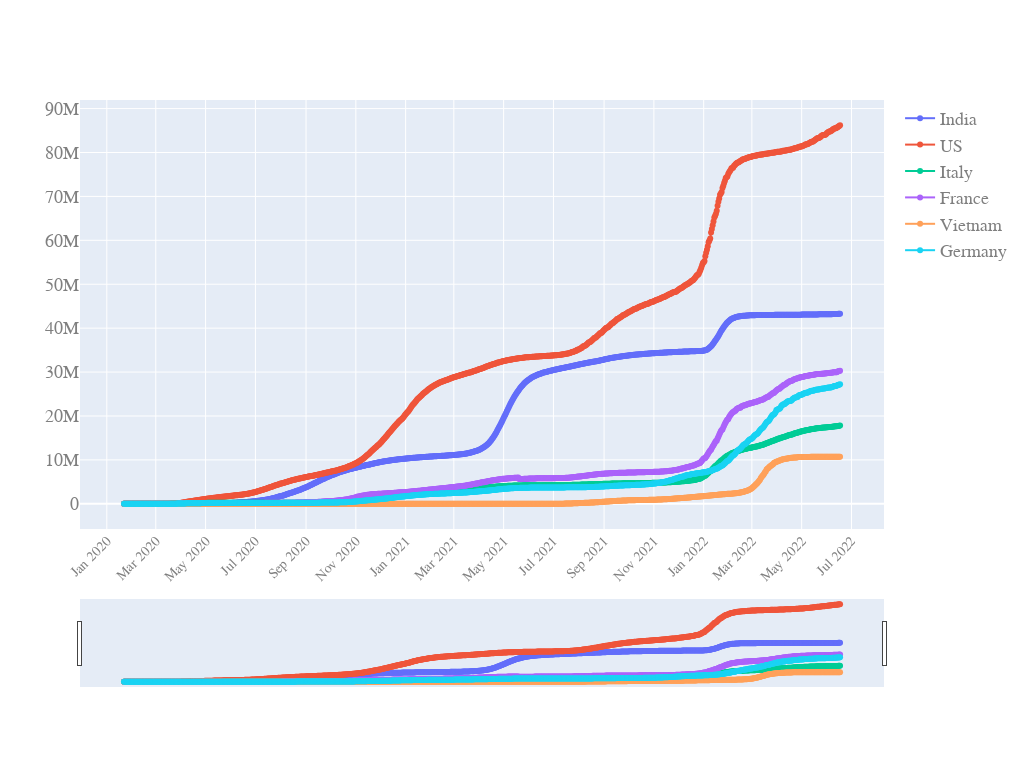

The cell this chart's notebook holds for it:
### Code cell
quick_plot(df_analyse.date, df_analyse.iloc[:,1:], y_scale = 'linear', slider =True)

### Figure 1 — Plotly figure (JSON) as saved in the notebook; plotly's stock layout.template omitted (floating-point values rounded to 4 significant figures; data arrays with more than 128 entries replaced by an {"elided": "..."} marker saying what was removed)
{"data": [{"mode": "markers+lines", "name": "India", "type": "scatter", "x": {"elided": "878 str values"}, "y": {"elided": "878 int values"}}, {"mode": "markers+lines", "name": "US", "type": "scatter", "x": {"elided": "878 str values"}, "y": {"elided": "878 int values"}}, {"mode": "markers+lines", "name": "Italy", "type": "scatter", "x": {"elided": "878 str values"}, "y": {"elided": "878 int values"}}, {"mode": "markers+lines", "name": "France", "type": "scatter", "x": {"elided": "878 str values"}, "y": {"elided": "878 int values"}}, {"mode": "markers+lines", "name": "Vietnam", "type": "scatter", "x": {"elided": "878 str values"}, "y": {"elided": "878 int values"}}, {"mode": "markers+lines", "name": "Germany", "type": "scatter", "x": {"elided": "878 str values"}, "y": {"elided": "878 int values"}}], "layout": {"autosize": true, "font": {"color": "#7f7f7f", "family": "PT Sans, monospace", "size": 18}, "height": 768, "width": 1024, "xaxis": {"nticks": 20, "rangeslider": {"visible": true}, "tickangle": -45, "tickfont": {"color": "#7f7f7f", "size": 14}}, "yaxis": {"type": "linear"}}}
